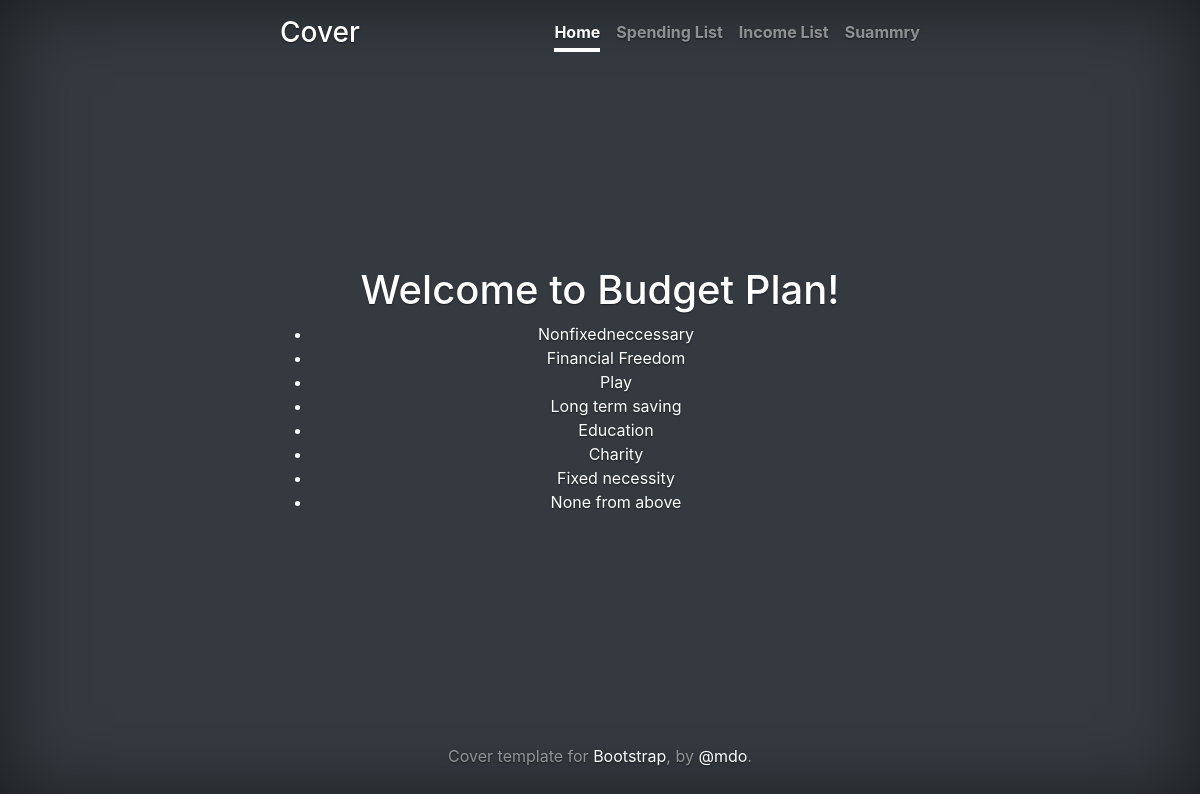
Before: /budget/category/list/ with the older database file.
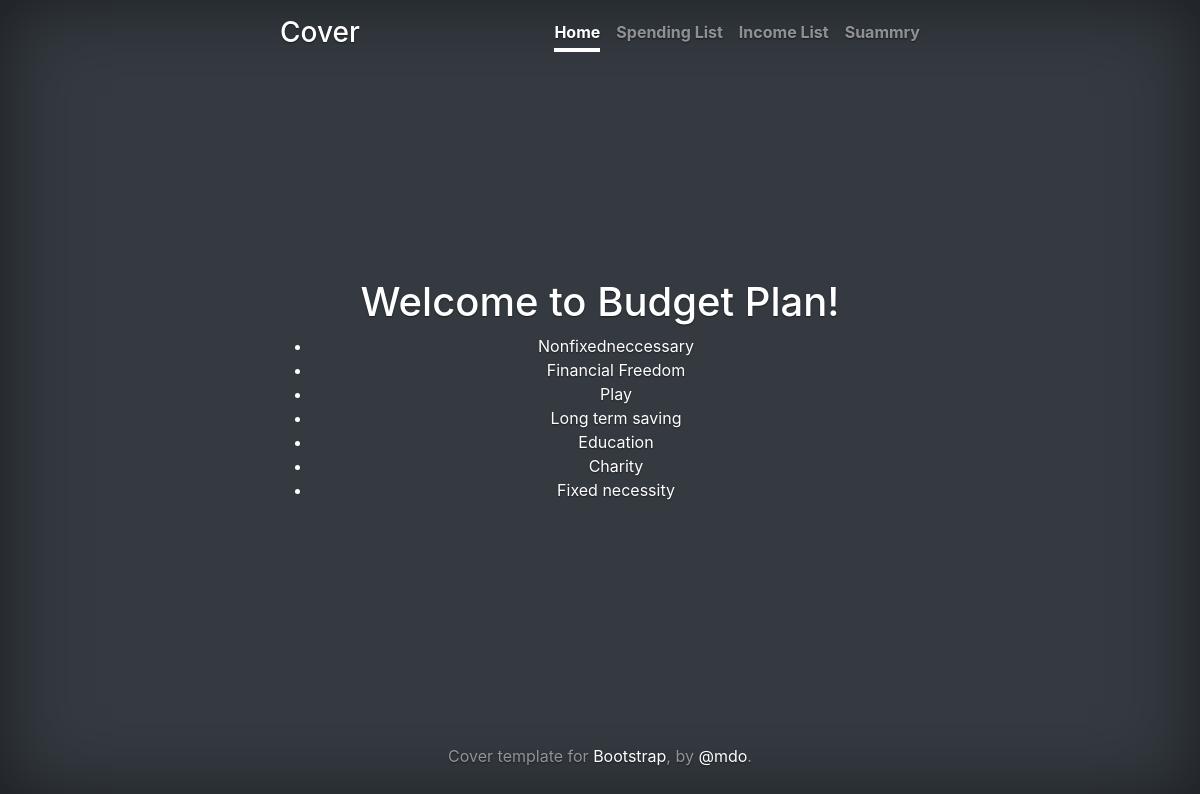
After: the same page with the newer database file.
### budget/models.py (models this page shows, shortened)
class Category(models.Model):
    name = CharField(max_length=128)
    method = ForeignKey(SavingMethod, null=True, on_delete=models.DO_NOTHING)

### budget/views.py (the view)
# urls.py: path('budget/category/list/', CategoryListView.as_view(), name='category_list'),
class CategoryListView(ListView):
    template_name = "categories/list.html"
    model = Category
    context_object_name = "category_list"

### budget/templates/categories/list.html
{% extends "base.html" %}
{% block content %}
  <h1>Welcome to Budget Plan!</h1>
  <ul>
    {% for category in category_list %}
      <li>
        {{ category.name }}
      </li>
    {% endfor %}
  </ul>
{% endblock %}

Changed rows visible on the page:
removed Category: name "None from above"
